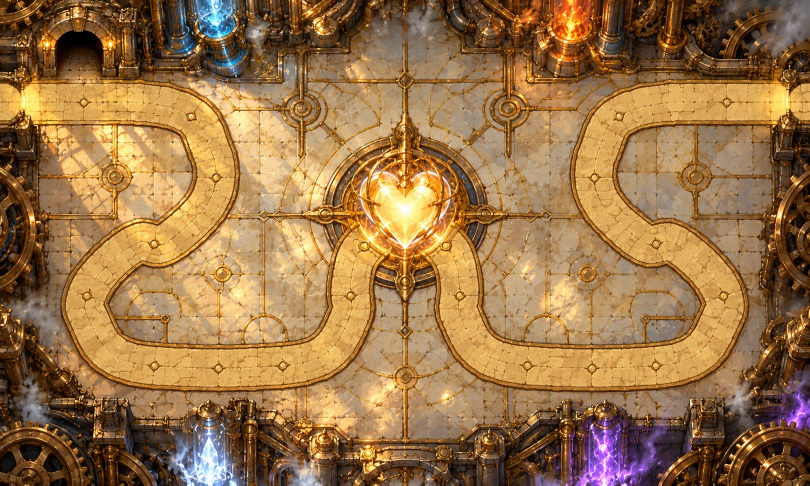
#> input picture game/assets/maps/aetherheart-1.jpg, 1620 x 971 px, given in place of aetherheart-1.jpg.jpg, which was not available (shown at 1/2 size)
$ python -i trace.py   (imports and definitions only)
#> lines starting #> are read from the running program, lines starting #| are printed output that depends on the picture; pictures that were not available may be replaced by others from this repository, and a replacement may not be noted
import json, sys, math, numpy as np, cv2
from skimage.graph import route_through_array
from sklearn.ensemble import RandomForestClassifier
# [1 line not run here, left out]
def feats(img):
    lab=cv2.cvtColor(img,cv2.COLOR_RGB2LAB).astype(np.float32)
    blur=cv2.GaussianBlur(lab,(0,0),3);std=np.sqrt(np.maximum(cv2.GaussianBlur(lab**2,(0,0),3)-blur**2,0))
    return np.concatenate([lab,blur,std],axis=2)
# [4 lines left out: function band, not called in this run]
def trace(k,starts=None,show=True):
#> called with k = '../../game/assets/maps/aetherheart-1.jpg', show = True
    img=cv2.cvtColor(cv2.imread(f'maps/{k}.jpg'),cv2.COLOR_BGR2RGB);img=cv2.resize(img,(1000,600),interpolation=cv2.INTER_AREA)
#> after `img = cv2.resize(img, (1000, 600), interpolation=cv2.INTER_AREA)`:
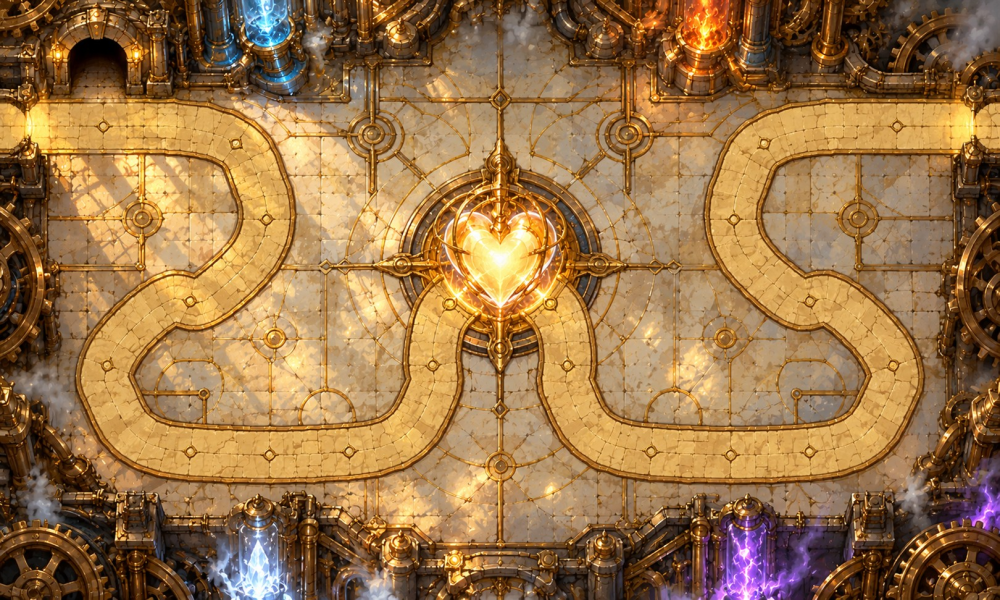
#> img: shape (600, 1000, 3); mean R, G, B 154.5, 116.1, 71.9
    H,W=600,1000;F=feats(img);paths=[np.array(p) for p in R[k]['paths']]
#> in feats, `lab=cv2.cvtColor(img,cv2.COLOR_RGB2LAB).astype(np.float32)`:
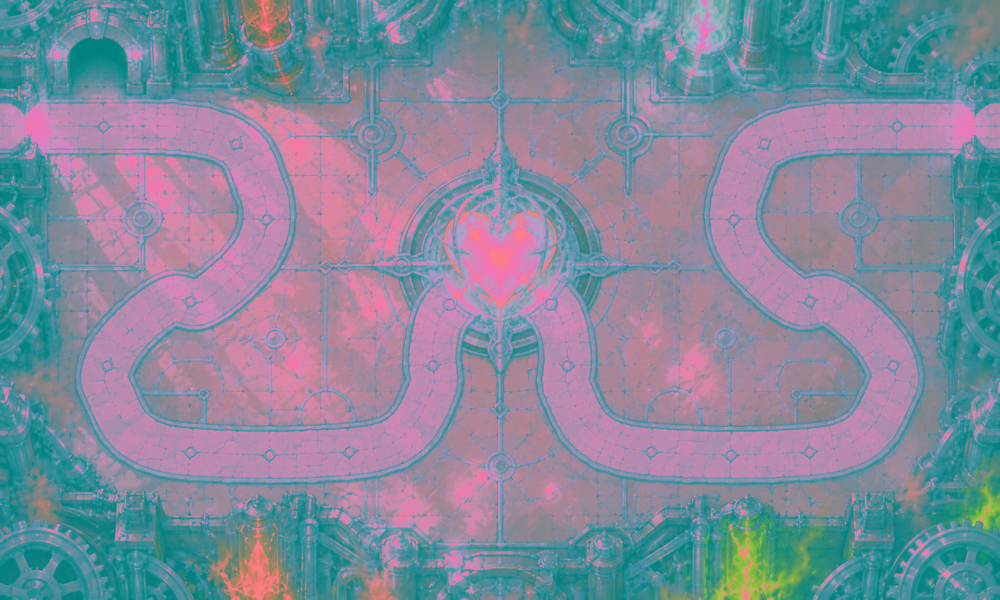
#> lab: shape (600, 1000, 3) float32; mean R, G, B 130.1, 138.5, 157.3
#> in feats, `blur = cv2.GaussianBlur(lab, (0, 0), 3)`:
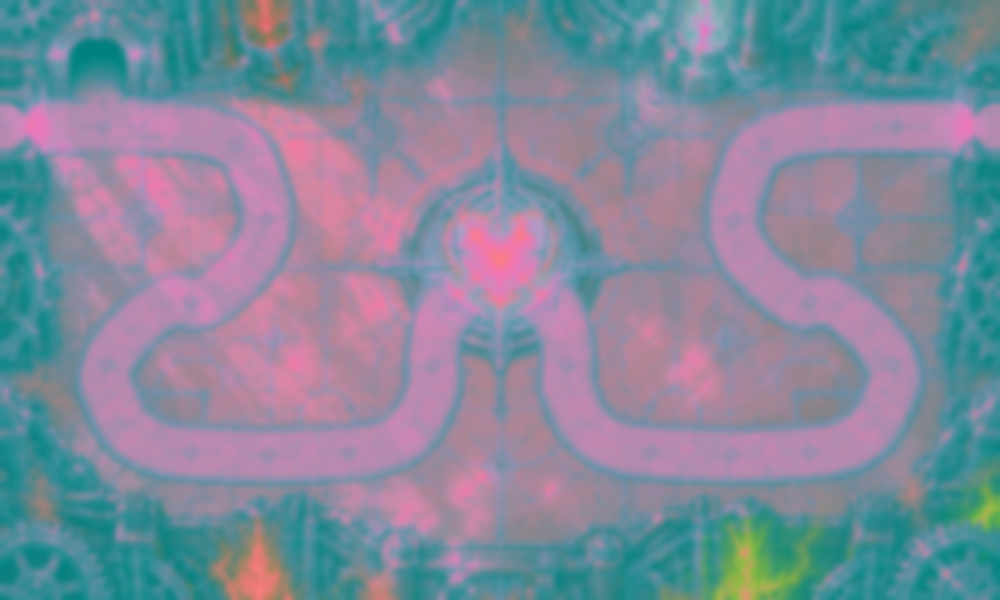
#> blur: shape (600, 1000, 3) float32; mean R, G, B 130.1, 138.5, 157.3
#> in feats, `std = np.sqrt(np.maximum(cv2.GaussianBlur(lab ** 2, (0, 0), 3) - blur `:
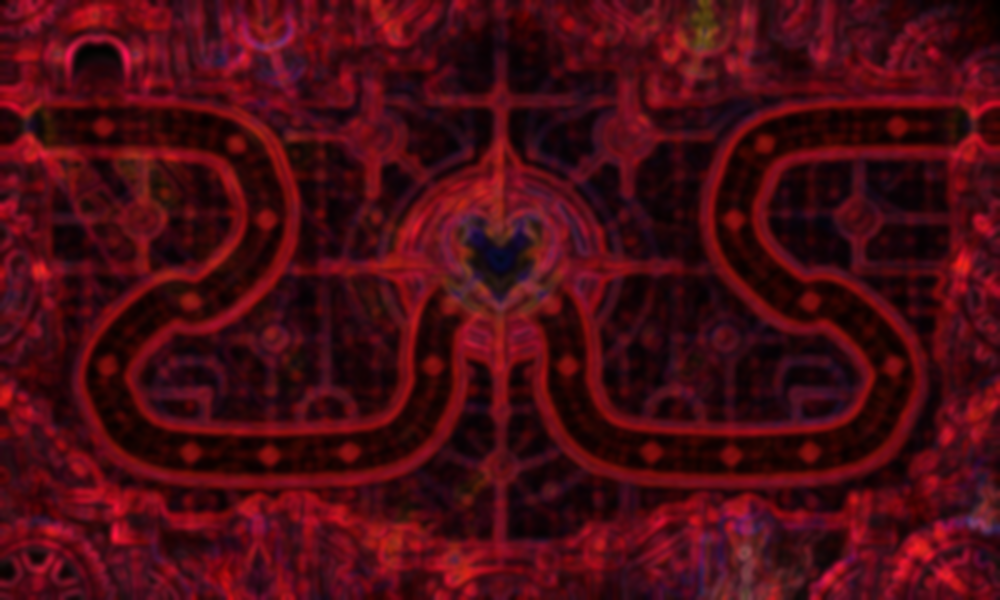
#> std: shape (600, 1000, 3) float32; mean R, G, B 23.9, 3.4, 6.2; drawn with min black and max white
    near=band(paths,20,(H,W));wide=band(paths,240,(H,W))
    rect=np.zeros((H,W),bool);rect[96:505,40:960]=True
    far=rect&~wide
    rng=np.random.default_rng(0)
    pos=np.argwhere(near&rect);neg=np.argwhere(far)
    pos=pos[rng.choice(len(pos),min(6000,len(pos)),replace=False)];neg=neg[rng.choice(len(neg),min(6000,len(neg)),replace=False)]
    X=np.concatenate([F[pos[:,0],pos[:,1]],F[neg[:,0],neg[:,1]]]);y=np.r_[np.ones(len(pos)),np.zeros(len(neg))]
    clf=RandomForestClassifier(60,max_depth=12,n_jobs=-1,random_state=0).fit(X,y)
    prob=clf.predict_proba(F.reshape(-1,F.shape[2]))[:,1].reshape(H,W)
    prob=cv2.GaussianBlur(prob.astype(np.float32),(0,0),2)
    road=(prob>.5).astype(np.uint8);road=cv2.morphologyEx(road,cv2.MORPH_OPEN,np.ones((5,5),np.uint8));road=cv2.morphologyEx(road,cv2.MORPH_CLOSE,np.ones((9,9),np.uint8))
    dist=cv2.distanceTransform(road,cv2.DIST_L2,5)
    cost=1.0/(1.0+dist)**2+ (1-prob)*2+0.002
    out=[]
    for i,p in enumerate(paths):
        end=tuple(np.clip(np.round(p[-1]),[0,0],[W-1,H-1]).astype(int))
        s=starts[i] if starts and starts[i] else tuple(np.clip(np.round(p[0]),[1,1],[W-2,H-2]).astype(int))
        idx,c=route_through_array(cost,(s[1],s[0]),(end[1],end[0]),fully_connected=True,geometric=True)
        pts=np.array([(x,y) for y,x in idx],np.float32)
        simp=cv2.approxPolyDP(pts.reshape(-1,1,2),1.5,False).reshape(-1,2)
        out.append(simp)
    # buildable floor: far-from-road class trained the other way (floor vs everything else at the map edges)
    return img,prob,road,out
# [8 lines not run here, left out]

def resample(p,step=4):
    p=np.asarray(p,float);d=np.r_[0,np.cumsum(np.linalg.norm(np.diff(p,axis=0),axis=1))];t=np.arange(0,d[-1],step)
    return np.c_[np.interp(t,d,p[:,0]),np.interp(t,d,p[:,1])]
def smooth_line(p,win=9):
    k=np.ones(win)/win;pad=win//2;q=np.pad(p,((pad,pad),(0,0)),mode='edge');return np.c_[np.convolve(q[:,0],k,'valid'),np.convolve(q[:,1],k,'valid')]
# [54 lines left out: functions centre, final, buildable, not called in this run]

#> (the run stopped early here; a loop or call above may not have finished)
